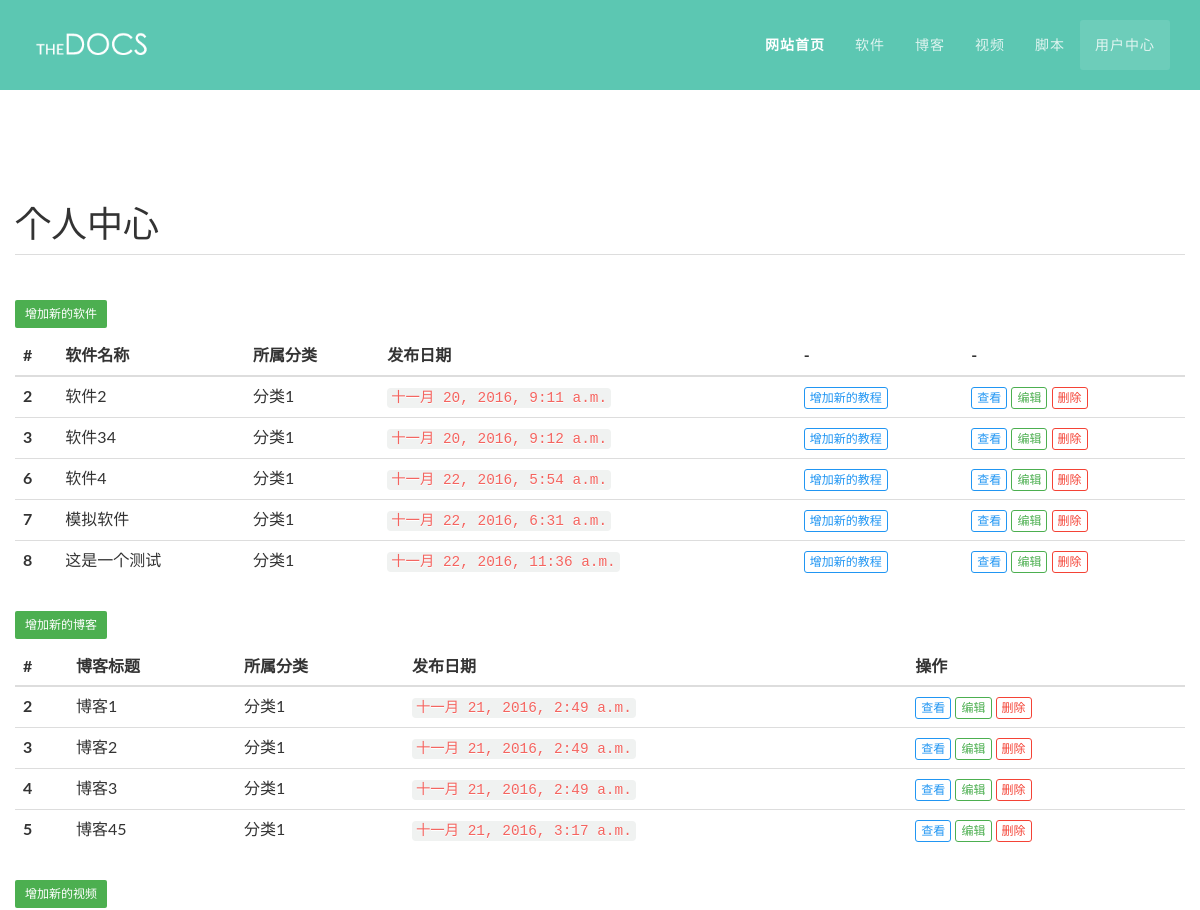
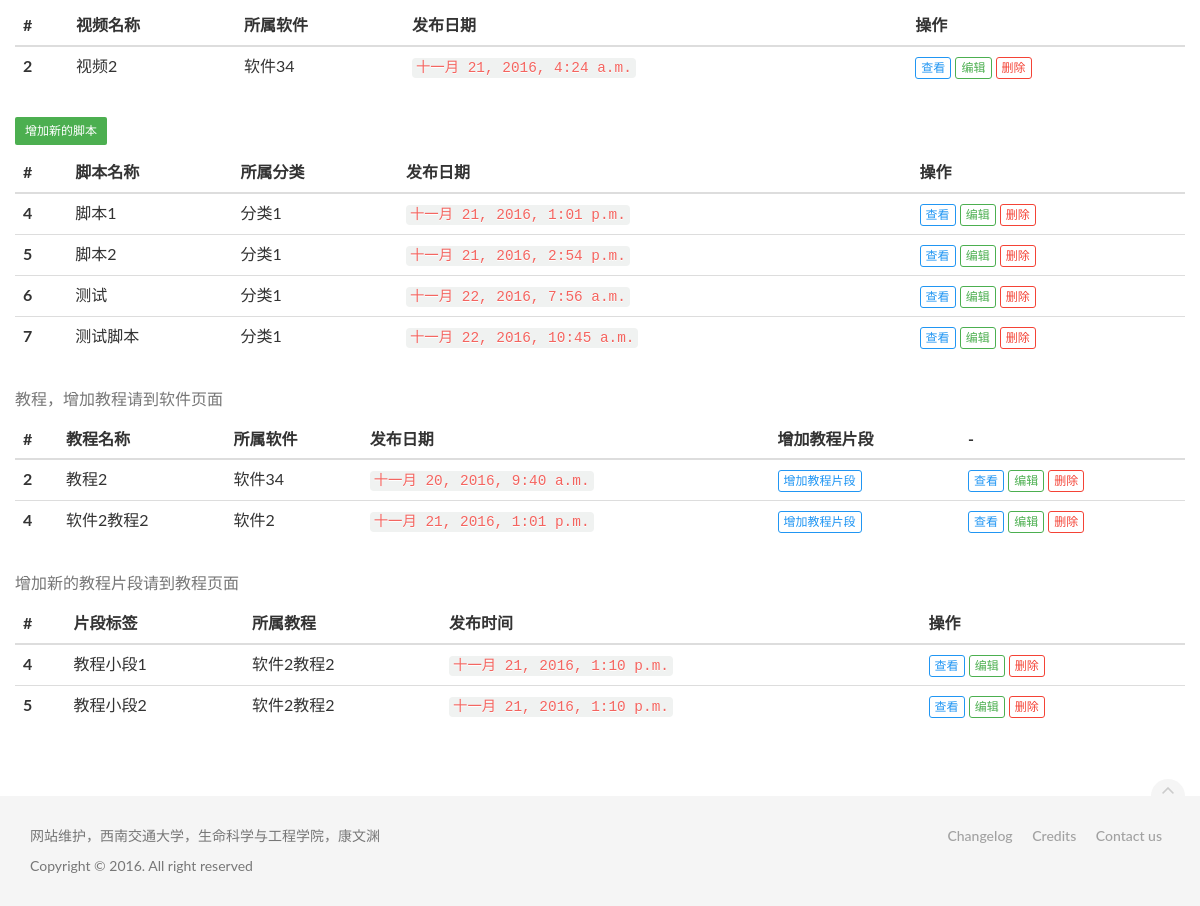
/accounts/profile/ (signed in), run on the app's committed database (2 pictures, top to bottom).
### gromacs/models.py (models this page shows, shortened)
class SoftWare(models.Model):
    user = models.ForeignKey(User, related_name='softuser') #软件发布人
    title = models.CharField(max_length = 100, verbose_name='标题') #软件题目
    categeory = models.ForeignKey(Category, verbose_name='分类') #分类
    url   = models.URLField(blank = True, null = True,verbose_name='链接') #软件官网链接
    date_time = models.DateTimeField(auto_now_add = True, verbose_name='日期') #软件日期
    content = RichTextUploadingField(blank = True,null=True,verbose_name='正文') #博客正文
    class Meta:
        verbose_name = '软件'
        verbose_name_plural=verbose_name
        ordering = ['-date_time']
    def __str__(self):
        return self.title

class Category(models.Model):
    title = models.CharField(max_length = 50, verbose_name='分类名称') #分类名称
    class Meta:
        verbose_name = '分类'
        verbose_name_plural=verbose_name
    def __str__(self):
        return self.title

class Article(models.Model):
    user = models.ForeignKey(User, related_name='bloguser') #博客发布人
    title = models.CharField(max_length = 100, verbose_name='博客标题')  #博客题目
    date_time = models.DateTimeField(auto_now_add = True, verbose_name='日期') #文章日期
    categeory = models.ForeignKey(Category, verbose_name='分类') #博客分类
    image_url_i = models.ImageField(upload_to='article/%Y',blank=True,null=True,verbose_name='图片') #博客预览图
    content = RichTextUploadingField(blank = True, null = True, verbose_name='内容') #博客内容
    reference = models.ForeignKey('ReferenceLink',blank=True,null=True,verbose_name='参考链接') #博客参考链接
    class Meta:
        verbose_name = '博客'
        verbose_name_plural=verbose_name
        ordering = ['-date_time']

class Video(models.Model):
    user = models.ForeignKey(User, related_name='videouser') #视频发布人
    software = models.ForeignKey(SoftWare, verbose_name='软件') #为何种软件视频
    title = models.CharField(max_length = 100, verbose_name='视频题目') #视频题目
    date_time = models.DateTimeField(auto_now_add = True, verbose_name='日期') #软件日期
    image_url_i = models.ImageField(upload_to='video/%Y',null=True,verbose_name='图片') #软件图片
    abstact = RichTextUploadingField(blank = True, null = True, verbose_name='简介') #视频
    class Meta:
        verbose_name = '视频'
        verbose_name_plural=verbose_name
        ordering = ['-date_time']

class Bash(models.Model):
    user = models.ForeignKey(User, related_name='bashuser') #脚本发布人
    title = models.CharField(max_length = 100, verbose_name='标题') #脚本名称
    categeory = models.ForeignKey(Category, verbose_name='分类') #分类
    date_time = models.DateTimeField(auto_now_add = True, verbose_name='日期') #脚本日期
    content = RichTextUploadingField(blank = True,null=True,verbose_name='正文') #脚本内容
    class Meta:
        verbose_name = '脚本'
        verbose_name_plural=verbose_name
        ordering = ['-date_time']

class Course(models.Model):
    user = models.ForeignKey(User, related_name='courseuser') #教程发布人
    software = models.ForeignKey(SoftWare, verbose_name='软件') #为何种软件教程
    title = models.CharField(max_length = 100, verbose_name='教程') #教程
    date_time = models.DateTimeField(auto_now_add = True, verbose_name='日期') #教程日期
    class Meta:
        verbose_name = '教程'
        verbose_name_plural=verbose_name
        ordering = ['-date_time']
    def __str__(self):
        return self.title

class CourseField(models.Model):
    user = models.ForeignKey(User, related_name='coursefielduser') #教程小段发布人
    course = models.ForeignKey(Course) #继承小段
    tags = models.CharField(max_length = 50, verbose_name='标签') #小标签
    date_time = models.DateTimeField(auto_now_add = True, verbose_name='日期') #教程日期
    content = RichTextUploadingField(blank = True,null=True,verbose_name='内容') #小内容
    class Meta:
        verbose_name = '教程小段'
        verbose_name_plural=verbose_name
        ordering = ['-date_time']

### gromacs/views.py (the view)
# urls.py: url(r'^accounts/profile/$', 'gromacs.views.profile',name="profile"),
@login_required
def profile(request):
    soft=SoftWare.objects.filter(user=request.user).order_by('date_time')
    blog=Article.objects.filter(user=request.user).order_by('date_time')
    bash=Bash.objects.filter(user=request.user).order_by('date_time')
    video=Video.objects.filter(user=request.user).order_by('date_time')
    course=Course.objects.filter(user=request.user).order_by('date_time')
    coursefield=CourseField.objects.filter(user=request.user).order_by('date_time')
    content={'soft':soft,'blog':blog,'bash':bash,'video':video,'course':course,'coursefield':coursefield}
    return render(request,"registration/profile.html",content)

### gromacs/templates/registration/profile.html
{% extends "include/base.html" %}
{% load staticfiles %}
{% block content %}
<main class="container">
<div class="row">
<article class="col-md-12 col-sm-12 main-content" role="main">
    <h2>个人中心</h2>
<table class="table">
  <caption><a type="button" class="btn btn-sm btn-success" href="{% url 'soft_add' %}" >增加新的软件</a></caption>
  <thead>
    <tr>
      <th>#</th>
      <th>软件名称</th>
      <th>所属分类</th>
      <th>发布日期</th>
      <th>-</th>
      <th>-</th>
    </tr>
  </thead>
  <tbody>
    {% if soft %}
      {% for soft in soft %}
    <tr>
      <th scope="row">{{ soft.id }}</th>
      <td>{{ soft.title }}</td>
      <td>{{ soft.categeory }}</td>
      <td><code>{{ soft.date_time }}</code></td>
      <td>
      <a type="button" class="btn btn-outline btn-xs btn-primary" href="{% url 'course_add' soft.id %}" >增加新的教程</a>
      </td>
      <td>
      <a type="button" class="btn btn-outline btn-xs btn-primary" href="{% url 'software_index' %}{{soft.id}}" >查看</a>
      <a type="button" class="btn btn-outline btn-xs btn-success" href="{% url 'soft_edit' soft.id %}" >编辑</a>
      <a type="button" class="btn btn-outline btn-xs btn-danger" href="javascript:if(confirm('删除软件内的教程，视频，脚本均会被删除，确实要删除吗?'))location='{% url 'soft_delete' soft.id %}'" >删除</a>
      </td>
    </tr>
    {% endfor %}
     {% else %}
    <tr>
      <td scope="row" colspan="6">暂无数据</td>
    </tr>
    {% endif %}
  </tbody>
</table>
<table class="table">
  <caption><a type="button" class="btn btn-sm btn-success" href="{% url 'blog_add' %}" >增加新的博客</a></caption>
  <thead>
    <tr>
      <th>#</th>
      <th>博客标题</th>
      <th>所属分类</th>
      <th>发布日期</th>
      <th>操作</th>
    </tr>
  </thead>
  <tbody>
    {% if blog %}
      {% for soft in blog %}
    <tr>
      <th scope="row">{{ soft.id }}</th>
      <td>{{ soft.title }}</td>
      <td>{{ soft.categeory }}</td>
      <td><code>{{ soft.date_time }}</code></td>
      <td>
      <a type="button" class="btn btn-outline btn-xs btn-primary" href="{% url 'blog_index' %}{{soft.id}}" >查看</a>
      <a type="button" class="btn btn-outline btn-xs btn-success" href="{% url 'blog_edit' soft.id %}" >编辑</a>
      <a type="button" class="btn btn-outline btn-xs btn-danger" href="javascript:if(confirm('确实要删除吗?'))location='{% url 'blog_delete' soft.id %}'" >删除</a>
      </td>
    </tr>
    {% endfor %}
    {% else %}
    <tr>
      <td scope="row" colspan="5">暂无数据</td>
    </tr>
    {% endif %}
  </tbody>
</table>
<table class="table">
      <caption><a type="button" class="btn btn-sm btn-success" href="{% url 'video_add' %}" >增加新的视频</a></caption>
  <thead>
    <tr>
      <th>#</th>
      <th>视频名称</th>
      <th>所属软件</th>
      <th>发布日期</th>
      <th>操作</th>
    </tr>
  </thead>
  <tbody>
    {% if video %}
      {% for soft in video %}
    <tr>
      <th scope="row">{{ soft.id }}</th>
      <td>{{ soft.title }}</td>
      <td>{{ soft.software }}</td>
      <td><code>{{ soft.date_time }}</code></td>
      <td>
      <a type="button" class="btn btn-outline btn-xs btn-primary" href="{% url 'video_index' %}{{soft.id}}" >查看</a>
      <a type="button" class="btn btn-outline btn-xs btn-success" href="{% url 'video_edit' soft.id %}" >编辑</a>
      <a type="button" class="btn btn-outline btn-xs btn-danger" href="javascript:if(confirm('确实要删除吗?'))location='{% url 'video_delete' soft.id %}'" >删除</a>
      </td>
    </tr>
    {% endfor %}
         {% else %}
    <tr>
      <td scope="row" colspan="5">暂无数据</td>
    </tr>
    {% endif %}
  </tbody>
</table>
<table class="table">
  <caption><a type="button" class="btn btn-sm btn-success" href="{% url 'bash_add' %}" >增加新的脚本</a></caption>
  <thead>
    <tr>
      <th>#</th>
      <th>脚本名称</th>
      <th>所属分类</th>
      <th>发布日期</th>
      <th>操作</th>
    </tr>
  </thead>
  <tbody>
    {% if bash %}
      {% for soft in bash %}
    <tr>
      <th scope="row">{{ soft.id }}</th>
      <td>{{ soft.title }}</td>
      <td>{{ soft.categeory }}</td>
      <td><code>{{ soft.date_time }}</code></td>
      <td>
      <a type="button" class="btn btn-outline btn-xs btn-primary" href="{% url 'bash_index' %}{{soft.id}}" >查看</a>
      <a type="button" class="btn btn-outline btn-xs btn-success" href="{% url 'bash_edit' soft.id %}" >编辑</a>
      <a type="button" class="btn btn-outline btn-xs btn-danger" href="javascript:if(confirm('确实要删除吗?'))location='{% url 'bash_delete' soft.id %}'" >删除</a>
      </td>
    </tr>
    {% endfor %}
         {% else %}
    <tr>
      <td scope="row" colspan="5">暂无数据</td>
    </tr>
    {% endif %}
  </tbody>
</table>
<table class="table">
  <caption>教程，增加教程请到软件页面</caption>
  <thead>
    <tr>
      <th>#</th>
      <th>教程名称</th>
      <th>所属软件</th>
      <th>发布日期</th>
      <th>增加教程片段</th>
      <th>-</th>
    </tr>
  </thead>
  <tbody>
      {% if course %}
      {% for soft in course %}
    <tr>
      <th scope="row">{{ soft.id }}</th>
      <td>{{ soft.title }}</td>
      <td>{{ soft.software }}</td>
      <td><code>{{ soft.date_time }}</code></td>
      <td>
      <a type="button" class="btn btn-outline btn-xs btn-primary" href="{% url 'coursefield_add' soft.software.id soft.id %}" >增加教程片段</a>
      </td>
      <td>
      <a type="button" class="btn btn-outline btn-xs btn-primary" href="{% url 'course_detail' soft.software.id soft.id %}" >查看</a>
      <a type="button" class="btn btn-outline btn-xs btn-success" href="{% url 'course_edit' soft.software.id soft.id %}" >编辑</a>
      <a type="button" class="btn btn-outline btn-xs btn-danger" href="javascript:if(confirm('确实要删除吗?'))location='{% url 'course_delete' soft.software.id soft.id %}'" >删除</a>
      </td>
    </tr>
    {% endfor %}
         {% else %}
    <tr>
      <td scope="row" colspan="6">暂无数据</td>
    </tr>
    {% endif %}
  </tbody>
</table>
<table class="table">
  <caption>增加新的教程片段请到教程页面</caption>
  <thead>
    <tr>
      <th>#</th>
      <th>片段标签</th>
      <th>所属教程</th>
      <th>发布时间</th>
      <th>操作</th>
    </tr>
  </thead>
  <tbody>
    {% if coursefield %}
      {% for soft in coursefield %}
    <tr>
      <th scope="row">{{ soft.id }}</th>
      <td>{{ soft.tags }}</td>
      <td>{{ soft.course }}</td>
      <td><code>{{ soft.date_time }}</code></td>
      <td>
      <a type="button" class="btn btn-outline btn-xs btn-primary" href="{% url 'course_detail' soft.course.software.id soft.id %}#{{ soft.tags }}" >查看</a>
      <a type="button" class="btn btn-outline btn-xs btn-success" href="{% url 'coursefield_edit' soft.id %}" >编辑</a>
      <a type="button" class="btn btn-outline btn-xs btn-danger" href="javascript:if(confirm('确实要删除吗?'))location='{% url 'coursefield_delete' soft.id %}'" >删除</a>
      </td>
    </tr>
    {% endfor %}
         {% else %}
    <tr>
      <td scope="row" colspan="5">暂无数据</td>
    </tr>
    {% endif %}
  </tbody>
</table>
</article>
    </div>
    </main>
{% endblock %}

### data on the page
SoftWare: id "2", title "软件2", categeory "分类1", date_time "十一月 20, 2016, 9:11 a.m."
SoftWare: id "3", title "软件34", categeory "分类1", date_time "十一月 20, 2016, 9:12 a.m."
SoftWare: id "6", title "软件4", categeory "分类1", date_time "十一月 22, 2016, 5:54 a.m."
SoftWare: id "7", title "模拟软件", categeory "分类1", date_time "十一月 22, 2016, 6:31 a.m."
SoftWare: id "8", title "这是一个测试", categeory "分类1", date_time "十一月 22, 2016, 11:36 a.m."
Article: id "2", title "博客1", categeory "分类1", date_time "十一月 21, 2016, 2:49 a.m."
Article: id "3", title "博客2", categeory "分类1", date_time "十一月 21, 2016, 2:49 a.m."
Article: id "4", title "博客3", categeory "分类1", date_time "十一月 21, 2016, 2:49 a.m."
Article: id "5", title "博客45", categeory "分类1", date_time "十一月 21, 2016, 3:17 a.m."
Video: id "2", title "视频2", software "软件34", date_time "十一月 21, 2016, 4:24 a.m."
Bash: id "4", title "脚本1", categeory "分类1", date_time "十一月 21, 2016, 1:01 p.m."
Bash: id "5", title "脚本2", categeory "分类1", date_time "十一月 21, 2016, 2:54 p.m."
Bash: id "6", title "测试", categeory "分类1", date_time "十一月 22, 2016, 7:56 a.m."
Bash: id "7", title "测试脚本", categeory "分类1", date_time "十一月 22, 2016, 10:45 a.m."
Course: id "2", title "教程2", software "软件34", date_time "十一月 20, 2016, 9:40 a.m."
Course: id "4", title "软件2教程2", software "软件2", date_time "十一月 21, 2016, 1:01 p.m."
CourseField: id "4", tags "教程小段1", course "软件2教程2", date_time "十一月 21, 2016, 1:10 p.m."
CourseField: id "5", tags "教程小段2", course "软件2教程2", date_time "十一月 21, 2016, 1:10 p.m."
